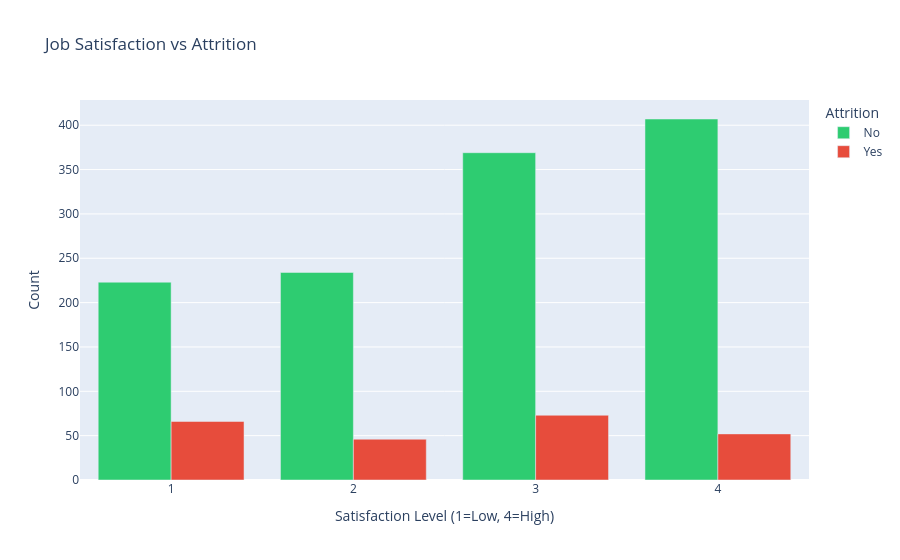

The notebook cell saved with this chart:
### Markdown cell above
### 4.5 Job Satisfaction vs Attrition

### Code cell
sat = df_clean.groupby(['JobSatisfaction', 'Attrition']).size().reset_index(name='Count')
sat['JobSatisfaction'] = sat['JobSatisfaction'].astype(str)
fig = px.bar(sat, x='JobSatisfaction', y='Count', color='Attrition', barmode='group',
             title='Job Satisfaction vs Attrition',
             color_discrete_map={'Yes': '#e74c3c', 'No': '#2ecc71'},
             labels={'JobSatisfaction': 'Satisfaction Level (1=Low, 4=High)'})
fig.show()

### Figure 1 — Plotly figure (JSON) as saved in the notebook; plotly's stock layout.template omitted (floating-point values rounded to 4 significant figures)
{"data": [{"alignmentgroup": "True", "hovertemplate": "Attrition=No<br>Satisfaction Level (1=Low, 4=High)=%{x}<br>Count=%{y}<extra></extra>", "legendgroup": "No", "marker": {"color": "#2ecc71", "pattern": {"shape": ""}}, "name": "No", "offsetgroup": "No", "orientation": "v", "showlegend": true, "textposition": "auto", "type": "bar", "x": ["1", "2", "3", "4"], "xaxis": "x", "y": [223, 234, 369, 407], "yaxis": "y"}, {"alignmentgroup": "True", "hovertemplate": "Attrition=Yes<br>Satisfaction Level (1=Low, 4=High)=%{x}<br>Count=%{y}<extra></extra>", "legendgroup": "Yes", "marker": {"color": "#e74c3c", "pattern": {"shape": ""}}, "name": "Yes", "offsetgroup": "Yes", "orientation": "v", "showlegend": true, "textposition": "auto", "type": "bar", "x": ["1", "2", "3", "4"], "xaxis": "x", "y": [66, 46, 73, 52], "yaxis": "y"}], "layout": {"barmode": "group", "legend": {"title": {"text": "Attrition"}, "tracegroupgap": 0}, "title": {"text": "Job Satisfaction vs Attrition"}, "xaxis": {"anchor": "y", "domain": [0, 1], "title": {"text": "Satisfaction Level (1=Low, 4=High)"}}, "yaxis": {"anchor": "x", "domain": [0, 1], "title": {"text": "Count"}}}}
